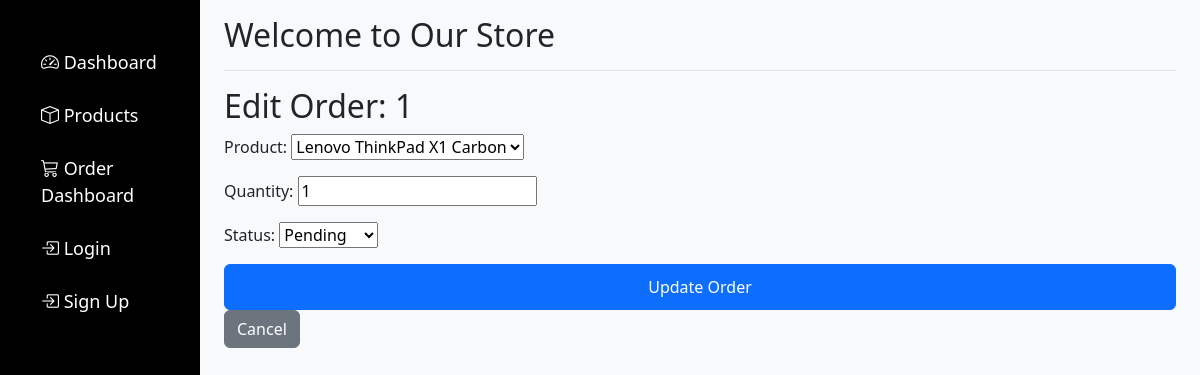
The app's page /products/order/edit/1/ (signed in), older data.
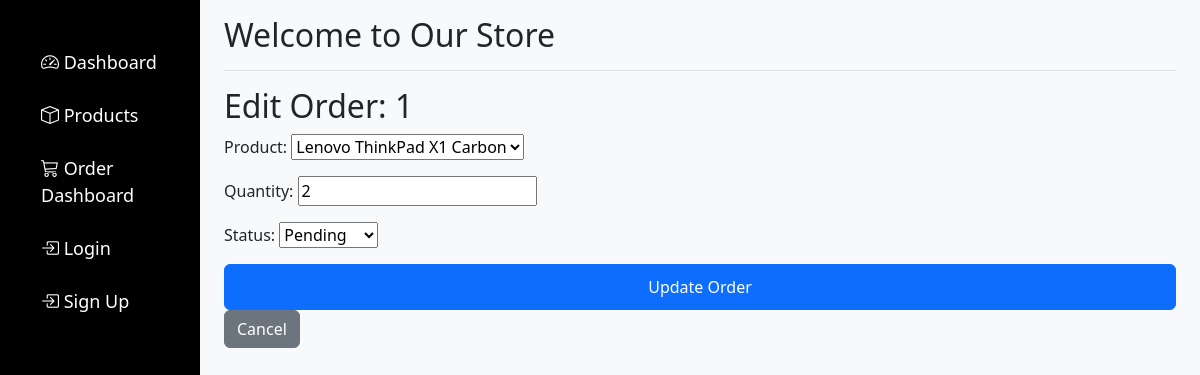
The same page, newer data.
### products/models.py (models this page shows, shortened)
class Order(models.Model):
    STATUS_CHOICES = [
        ('Pending', 'Pending'),
        ('Processed', 'Processed'),
        ('Shipped', 'Shipped'),
        ('Delivered', 'Delivered'),
        ('Cancelled', 'Cancelled'),
    ]
    user = models.ForeignKey(settings.AUTH_USER_MODEL, on_delete=models.CASCADE)
    product = models.ForeignKey(Product, on_delete=models.CASCADE)
    quantity = models.PositiveIntegerField()
    order_date = models.DateTimeField(auto_now_add=True)
    status = models.CharField(max_length=50, choices=STATUS_CHOICES, default='Pending')
    class Meta:
        permissions = [
            ("can_manage_orders", "Can manage orders"),
            ("can_view_order", "Can view order"),
        ]
        ordering = ['-order_date']

### products/views.py (the view)
# urls.py: path('order/edit/<int:order_id>/', views.edit_order, name='edit-order'),
@login_required
def edit_order(request, order_id):
    order = get_object_or_404(Order, id=order_id)
    if request.method == 'POST':
        form = OrderForm(request.POST, instance=order)
        if form.is_valid():
            form.save()
            messages.success(request, 'Order updated successfully.')
            return redirect('user-dashboard')
    else:
        form = OrderForm(instance=order)
    return render(request, 'edit-order.html', {'form': form, 'order': order})

### products/forms.py
class OrderForm(forms.ModelForm):
    class Meta:
        model = Order
        fields = ['product', 'quantity', 'status']

### products/models.py (called while the page is built)
    def __str__(self):
        return self.name

### products/templates/edit-order.html (shortened to what this page needs)
{% extends 'base.html' %}
{% block content %}
  <h2>Edit Order: {{ order.id }}</h2>
  <form method="POST">
    {{ form.as_p }}
    <button type="submit" class="btn btn-primary">Update Order</button>
  </form>
  <a href="{% url 'user-dashboard' %}" class="btn btn-secondary">Cancel</a>
{% endblock %}

### products/templates/base.html (shortened to what this page needs)
<!DOCTYPE html>
<html lang="en">
<head>
    {% load static %}
    <link href="https://cdn.jsdelivr.net/npm/bootstrap@5.3.0-alpha3/dist/css/bootstrap.min.css" rel="stylesheet">
    <link href="https://cdn.jsdelivr.net/npm/bootstrap-icons/font/bootstrap-icons.css" rel="stylesheet">
    <link rel="stylesheet" href="{% static 'style.css' %}">
</head>
<body>
    <div class="container-fluid">
        <div class="row">
            <nav class="col-md-3 col-lg-2 d-md-block bg-light sidebar">
                <div class="position-sticky pt-3">
                    <ul class="nav flex-column">
                        <li class="nav-item">
                            <a class="nav-link active" href="{% url 'user-dashboard' %}">
                                <i class="bi bi-speedometer2"></i> Dashboard
                            </a>
                        </li>
                        <li class="nav-item">
                            <a class="nav-link" href="{% url 'product-list' %}">
                                <i class="bi bi-box"></i> Products
                            </a>
                        </li>
                        <li class="nav-item">
                            <a class="nav-link" href="{% url 'make-order' %}">
                                <i class="bi bi-cart3"></i> Order Dashboard
                            </a>
                        </li>
                        <li class="nav-item">
                            <a class="nav-link" href="{% url 'login' %}">
                                <i class="bi bi-box-arrow-in-right"></i> Login
                            </a>
                        </li>
                        <li class="nav-item">
                            <a class="nav-link" href="{% url 'signup' %}">
                                <i class="bi bi-box-arrow-in-right"></i> Sign Up
                            </a>
                    </ul>
                </div>
            </nav>
            <main class="col-md-9 ms-sm-auto col-lg-10 px-md-4">
                <div class="d-flex justify-content-between flex-wrap flex-md-nowrap align-items-center pt-3 pb-2 mb-3 border-bottom">
                    <h1 class="h2">{% block header %}Welcome to Our Store{% endblock %}</h1>
                </div>
                <div class="content-section">
                    {% block content %}{% endblock %}
                </div>
            </main>
        </div>
    </div>
</body>
</html>

### products/static/style.css (style rules this page uses)
body { background-color: #f8f9fa; }
.sidebar { background-color: black !important; height: 100vh; color: white; padding: 25px; }
.nav-link { font-size: 18px; margin-bottom: 10px; color: white; }
.btn-primary { width: 100%; padding: 10px; }

Row changes from the older to the newer data that the page shows:
changed Order "Lenovo ThinkPad X1 Carbon": quantity "1" → "2"
